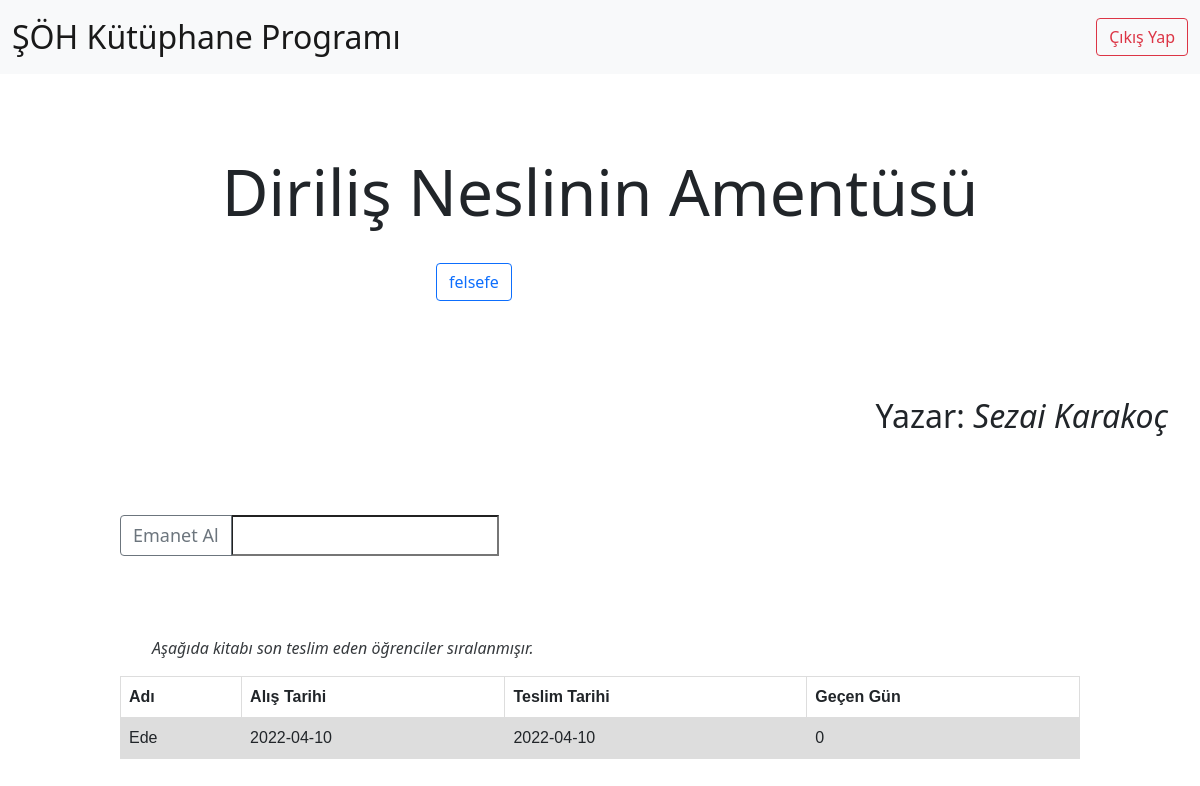
The app's page /book/search/5/ (signed in), older data.
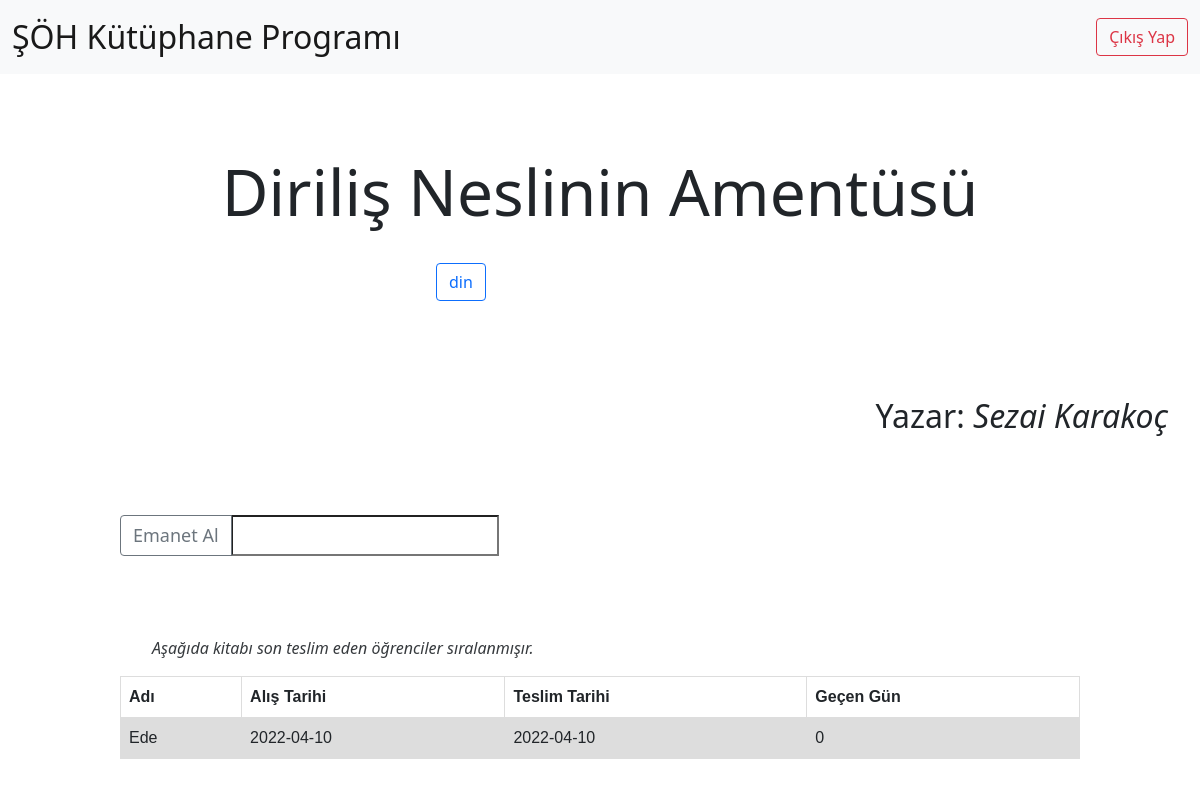
The same page, newer data.
### kitap/models.py (models this page shows, shortened)
class Book(models.Model):
  tags = [
    ("islami","İslami"),
    ("felsefe","Felsefe"),
    ("tarih","Tarih"),
    ("biyografi","Biyografi"),
    ("deneme","Deneme"),
    ("edebiyat", "Edebiyat"),
    ("yabancı dil", "Yabancı Dil"),
    ("fen bilimleri", "Fen bilimleri"),
    ("roman", "Roman"),
    ("din", "Din"),
  ]
  book_name = models.CharField(verbose_name="Kitabın Adı (Sorumlu kisi doldurmalı)", max_length=100, blank=False)
  book_writer = models.CharField(verbose_name="Kitabın Yazarı (Sorumlu kisi doldurmalı)", max_length=100, blank=False)
  book_date = models.DateField(verbose_name="Kitabın Yayınlanma Tarihi (Sorumlu kisi doldurmalı)", blank=True, null=True)
  book_tag = models.CharField(verbose_name="Kitabın Kategorisi (Sorumlu kişi doldurmalı", max_length=20, choices=tags, null=True, blank=True)
  alan_og = models.CharField(verbose_name="Kitabı Alan Ogrenci (Program Kendi dolduracak)", max_length=150, blank=True, null=True)
  alis_tar = models.DateField(verbose_name="Kitabın Verilme Tarihi (Program Kendi dolduracak)", blank=True, null=True)
  teslim_tar = models.DateField(verbose_name="Kitabın Teslim Tarihi (Program Kendi dolduracak)", blank=True, null=True)
  alan_ogrenciler_json = jsonfield.JSONField(verbose_name="Kitabı daha önce ödünç almış öğrenciler (Program Kendi dolduracak)", null=True, blank=True)

### kitap/views.py (the view)
# urls.py: path('search/<int:id>/', views.book_info, name="book_info"),
def book_info(req, id):
  if req.user.is_authenticated:
    book = Book.objects.get(id=id)
    alis_tarihi = book.alis_tar
    today = datetime.date.today()
    alanog = []
    numOfDays = 0
    if book.alan_og:
      numOfDays = (today-alis_tarihi).days
    if book.alan_ogrenciler_json != None:
      alanog = book.alan_ogrenciler_json
      alanog.reverse()
    danger = False
    if numOfDays >= 15:
      danger = True
    return render(req, "book_info.html", context={"book": book, "danger": danger, "numDays": numOfDays, "alan_ogrenciler_json": alanog})
  return redirect("login")

### templates/book_info.html (shortened to what this page needs)
{% extends 'base.html' %}
{% block body %}
<h1 style="font-size: 64px; text-align: center; margin: 5rem 0 2rem 0;">{{book.book_name|lower|title}}</h1>
<div style="width: 30%; margin: 2rem auto 0 auto;" id="tag-group"><a href="{% url 'category' tag=book.book_tag %}" class="btntag btn btn-outline-primary">{{ book.book_tag }}</a></div>
<h2 style="text-align: right; padding-right: 2rem; margin-top: 5rem;">Yazar: <span style="font-style: italic;">{{book.book_writer|lower|title}}</span></h2>
{% if book.alan_og %}
  <div id="ogrenci_bilgileri" style="width: 80%; margin: 5rem auto 0 auto;">
    <h4 style="margin-bottom: 2rem;">Kitabı alan öğrenci: <b>{{book.alan_og|lower|title}}</b></h4>
    <h5 style="margin-bottom: 2rem;">Kitabı aldığı tarih: {{book.alis_tar}}</h5>
    {% if danger %}
    <h5 style="margin-bottom: 2rem;">Kitap öğrencide <span class="text text-danger">{{ numDays }}</span> gün kaldı.</h5>
    {% else %}
    <h5 style="margin-bottom: 2rem;">Kitap öğrencide <span class="text text-success">{{ numDays }}</span> gün kaldı.</h5>
    {% endif %}
    <form method="POST" action="{% url 'book_teslim' id=book.id %}">
      {% csrf_token %}
      <input type="submit" value="Teslim Et" class="btn btn-success"/>
    </form>
  </div>
{% else %}
  <form style="width: 80%; margin: 5rem auto 0 auto;" method="POST" action="{% url 'book_emanet' id=book.id %}">
    <div class="input-group mb-2">
      <input type="submit" style="font-size: 18px;" value="Emanet Al" class="btn btn-outline-secondary"/>
      <input type="text" id="sname" style="font-size: 18px;" name="ogrenci_ad" required />
    </div>
  </form>
{% endif %}
<div style="width: 80%; margin: 5rem auto 10rem auto;">
  <p style="font-size: 16px; font-style: italic; opacity: 0.9; margin-left: 2rem;">Aşağıda kitabı son teslim eden öğrenciler sıralanmışır.</p>
  <table id="tbla" >
    <tr>
      <th>Adı</th>
      <th>Alış Tarihi</th>
      <th>Teslim Tarihi</th>
      <th>Geçen Gün</th>
    </tr>
    {% for ogrenci in alan_ogrenciler_json %}
      <tr>
        <td>{{ ogrenci.alan_og|lower|title }}</td>
        <td>{{ ogrenci.alis_tar }}</td>
        <td>{{ ogrenci.teslim_tar }}</td>
        <td>{{ ogrenci.gecen_gun }}</td>
      </tr>
    {% endfor %}
  </table>
</div>
{% endblock body %}

### templates/base.html (shortened to what this page needs)
<!DOCTYPE html>
<html lang="en">
  <head>
    <link
      href="https://cdn.jsdelivr.net/npm/bootstrap@5.1.3/dist/css/bootstrap.min.css"
      rel="stylesheet"
    />
  </head>
  <body>
    <nav class="navbar navbar-expand-lg navbar-light bg-light">
      <div class="container-fluid">
        <a class="navbar-brand" style="font-size: 32px;" href="{% url 'search_book' %}"
          >ŞÖH Kütüphane Programı</a
        >
        {% if user.is_authenticated %}
        <div class="d-flex nav-item">
          <form method="POST" action="{% url 'logout' %}">
            <input type="submit" class="btn btn-outline-danger" value="Çıkış Yap" />
          </form>
        </div>
        {% endif %}
      </div>
    </nav>
    {% block body %}{% endblock body %}
  </body>
</html>

### templates/book_info.html (style rules this page uses)
table { font-family: arial, sans-serif; border-collapse: collapse; width: 100%; }
td, th { border: 1px solid #dddddd; text-align: left; padding: 8px; }
tr:nth-child(even) { background-color: #dddddd; }
.btntag { margin: 0 1rem 1rem 1rem; }

Row changes from the older to the newer data that the page shows:
changed Book "Diriliş Neslinin Amentüsü": book_tag "felsefe" → "din"
